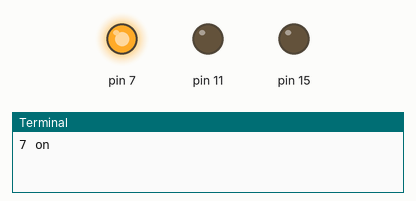
This program was run on a simulated Raspberry Pi (header pin numbers). On the bench: output pins drawn as LEDs (lit = HIGH), the last lines printed to the terminal. At 60.0 s the program stops and its outputs stay as they are.

Above: at 0.5 s.
At 1.5 s:
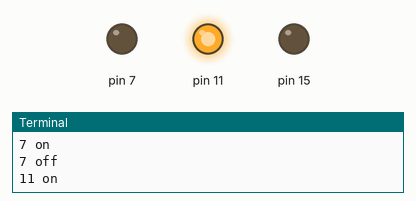
At 5.5 s:
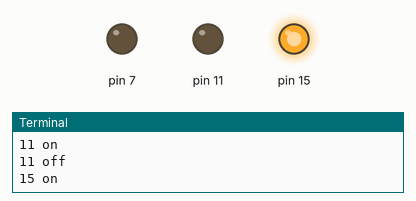
Timing chart, 0 to 6.9 s (numbered marks = the images above):
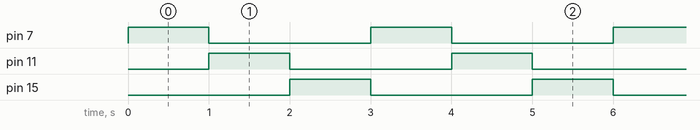

The program:

stoplight.py
```python
import RPi.GPIO as GPIO
import time
GPIO.setmode(GPIO.BOARD)
GPIO.setup(7, GPIO.OUT)
GPIO.setup(11, GPIO.OUT)
GPIO.setup(15, GPIO.OUT)
for x in range (0,20):
    GPIO.output(7, True)
    print '7 on'
    time.sleep(1)
    GPIO.output(7, False)
    print '7 off'
    GPIO.output(11, True)
    print '11 on'
    time.sleep(1)
    GPIO.output(11, False)
    print '11 off'
    GPIO.output(15, True)
    print '15 on'
    time.sleep(1)
    GPIO.output(15, False)
    print '15 off'
GPIO.cleanup()
```

Measured:
- by itself, pin 7: alternates HIGH for 1.0 s and LOW for 2.0 s, 40 changes in all, then stays LOW
- by itself, pin 11, pin 15: alternates HIGH for 1.0 s and LOW for 2.0 s
